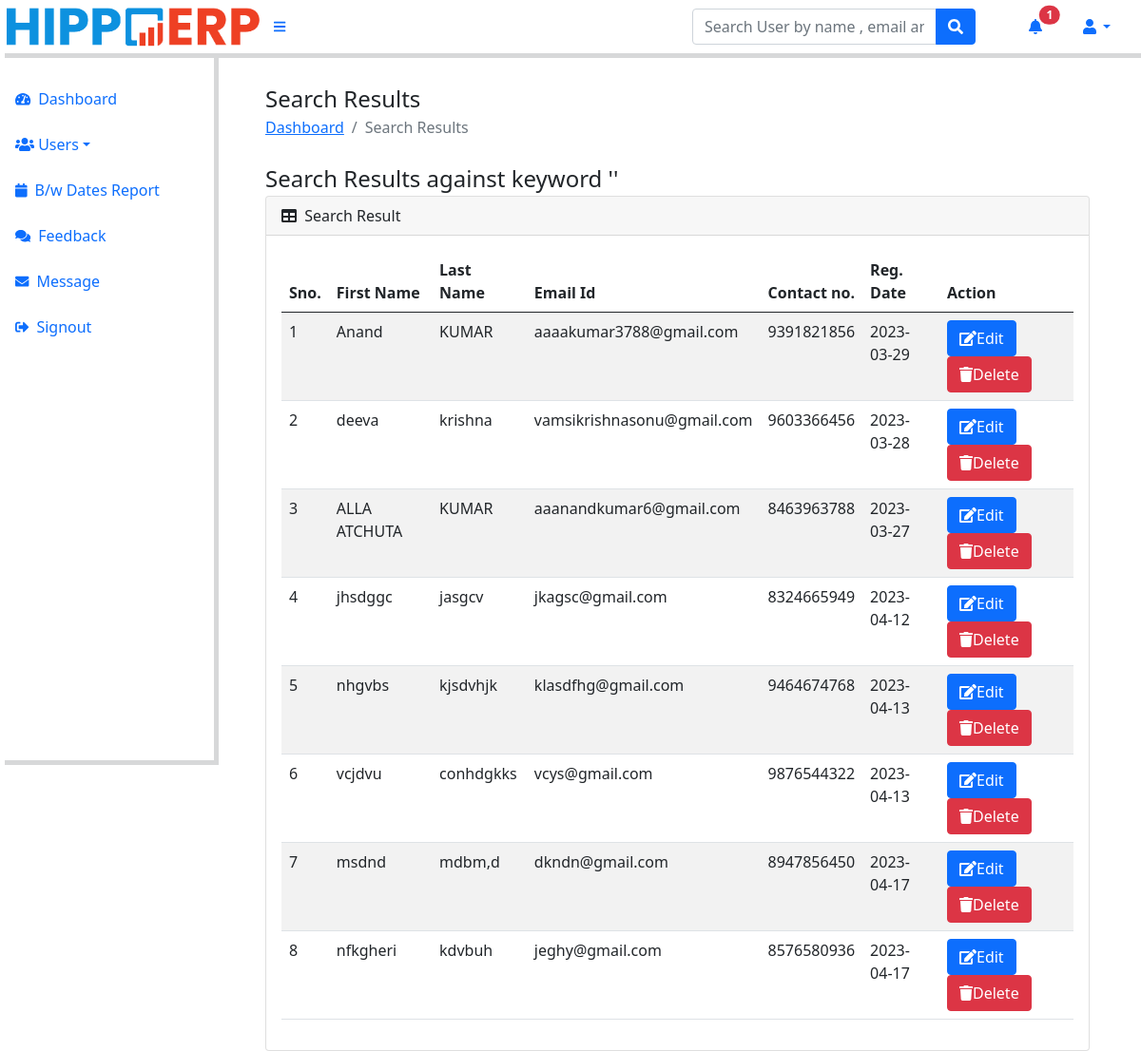
/admin/search-result.php (signed in), run on the app's committed database.
### tables this page shows
CREATE TABLE `user_form` (
  `id` int NOT NULL,
  `fname` varchar(200) NOT NULL,
  `lname` varchar(200) NOT NULL,
  `email` varchar(100) NOT NULL,
  `password` varchar(100) DEFAULT NULL,
  `contact` varchar(50) NOT NULL,
  `user_role` varchar(100) NOT NULL,
  `status` varchar(100) DEFAULT NULL,
  `date` date DEFAULT NULL
);

### admin/search-result.php (the view, shortened to what this page needs)
<?php session_start();
if (strlen($_SESSION['adminid']==0)) {
  header('location:logout.php');
  } else{ ?>
<!DOCTYPE html>
<html lang="en">
    <head>
        <link href="https://cdn.jsdelivr.net/npm/simple-datatables@latest/dist/style.css" rel="stylesheet" />
        <link href="../css/styles.css" rel="stylesheet" />
    </head>
    <body class="sb-nav-fixed">
	<?php include_once('../../includes/navbar.php');?>
        <div id="layoutSidenav">
		<?php include_once('../../includes/sidebar.php');?>
            <div id="layoutSidenav_content">
                <main>
                    <div class="container-fluid px-4">
                        <h4 class="modal-title" style="padding:0px;">
Search Results</h1>
                        <ol class="breadcrumb mb-4">
                            <li class="breadcrumb-item"><a href="dashboard.php">Dashboard</a></li>
                            <li class="breadcrumb-item active">Search Results</li>
                        </ol>
            <h4 class="modal-title" style="padding:0px;">Search Results against keyword '<?php echo $_POST['searchkey'];?>'</h4>
                        <div class="card mb-4">
                            <div class="card-header">
                                <i class="fas fa-table me-1"></i>
                               Search Result
                            </div>
                            <div class="card-body">
                                <table class="table table-striped table-hover">
                                    <thead>
                                        <tr>
                                             <th>Sno.</th>
                                  <th>First Name</th>
                                  <th> Last Name</th>
                                  <th> Email Id</th>
                                  <th>Contact no.</th>
                                  <th>Reg. Date</th>
                                  <th>Action</th>
                                        </tr>
                                    </thead>
                                    <tbody>
<?php
$searchkey=$_POST['searchkey'];
$ret=mysqli_query($conn,"select * from user_form where (fname like '%$searchkey%' || email like '%$searchkey%' || contact like '%$searchkey%')");
                              $cnt=1;
                              while($row=mysqli_fetch_array($ret))
                              {?>
                              <tr>
                              <td><?php echo $cnt;?></td>
                                  <td><?php echo $row['fname'];?></td>
                                  <td><?php echo $row['lname'];?></td>
                                  <td><?php echo $row['email'];?></td>
                                  <td><?php echo $row['contact'];?></td>  <td><?php echo $row['date'];?></td>
                                  <td>
                                     <a href="user-profile.php?uid=<?php echo $row['id'];?>"class="btn btn-primary" data-toggle="modal">
                          <i class="fas fa-edit"></i><span>Edit</span></a>
                                     <a href="manage-users.php?id=<?php echo $row['id'];?>" onClick="return confirm('Do you really want to delete');"class="btn btn-danger" data-toggle="modal"><i class="fa fa-trash" aria-hidden="true"></i><span>Delete</span></a>
                                  </td>
                              </tr>
                              <?php $cnt=$cnt+1; }?>
                                    </tbody>
                                </table>
                            </div>
                        </div>
                    </div>
                </main>
            </div>
        </div>
    </body>
</html>
<?php } ?>

### data on the page
user_form: fname "Anand", lname "KUMAR", email "aaaakumar3788@gmail.com", contact "9391821856", date "2023-03-29"
user_form: fname "deeva", lname "krishna", email "vamsikrishnasonu@gmail.com", contact "9603366456", date "2023-03-28"
user_form: fname "ALLA ATCHUTA", lname "KUMAR", email "aaanandkumar6@gmail.com", contact "8463963788", date "2023-03-27"
user_form: fname "jhsdggc", lname "jasgcv", email "jkagsc@gmail.com", contact "8324665949", date "2023-04-12"
user_form: fname "nhgvbs", lname "kjsdvhjk", email "klasdfhg@gmail.com", contact "9464674768", date "2023-04-13"
user_form: fname "vcjdvu", lname "conhdgkks", email "vcys@gmail.com", contact "9876544322", date "2023-04-13"
user_form: fname "msdnd", lname "mdbm,d", email "dkndn@gmail.com", contact "8947856450", date "2023-04-17"
user_form: fname "nfkgheri", lname "kdvbuh", email "jeghy@gmail.com", contact "8576580936", date "2023-04-17"

### other printed values
$count "1"
